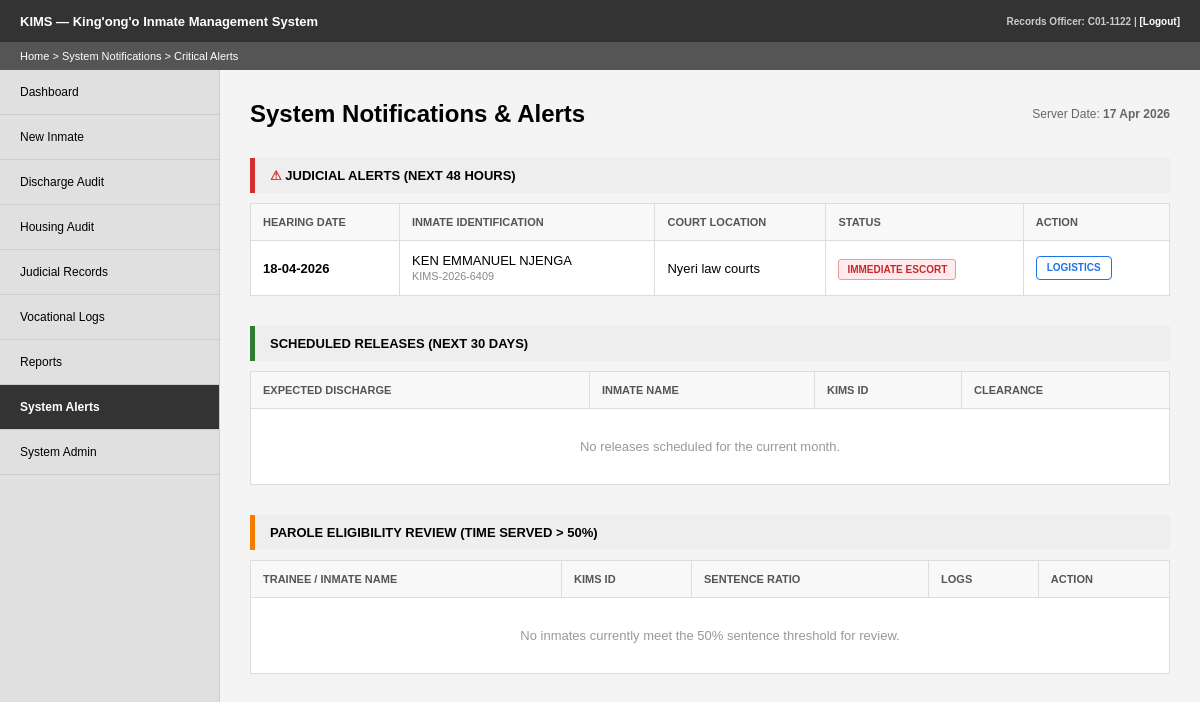
Screenshot of /alerts.php (signed in) with the database file from the repository.
### tables this page shows
CREATE TABLE `court_records` (
  `record_id` int(11) NOT NULL,
  `inmate_id` int(11) DEFAULT NULL,
  `court_name` varchar(100) DEFAULT NULL,
  `next_hearing_date` date DEFAULT NULL,
  `remarks` text DEFAULT NULL,
  `zoom_link` varchar(255) DEFAULT NULL
);

CREATE TABLE `inmates` (
  `inmate_id` int(11) NOT NULL,
  `kims_id` varchar(20) NOT NULL,
  `full_name` varchar(100) NOT NULL,
  `offence_category` varchar(100) DEFAULT NULL,
  `date_admitted` date DEFAULT NULL,
  `block_id` int(11) DEFAULT NULL,
  `status` varchar(20) DEFAULT 'In Custody',
  `discharged_by` varchar(255) DEFAULT NULL,
  `id_number` varchar(9) DEFAULT NULL,
  `dob` date DEFAULT NULL,
  `gender` varchar(10) DEFAULT NULL,
  `photo_url` varchar(255) DEFAULT 'default.png',
  `edd` date DEFAULT NULL,
  `sentence_years` decimal(5,2) DEFAULT NULL
);

### alerts.php (the view, shortened to what this page needs)
<?php
include 'db_connect.php';
$today = date('Y-m-d');
$court_alert_date = date('Y-m-d', strtotime('+2 days'));
$court_alerts = $conn->query("SELECT c.*, i.full_name, i.kims_id FROM court_records c JOIN inmates i ON c.inmate_id = i.inmate_id WHERE c.next_hearing_date BETWEEN '$today' AND '$court_alert_date' ORDER BY c.next_hearing_date ASC");
$release_alert_date = date('Y-m-d', strtotime('+30 days'));
$release_alerts = $conn->query("SELECT inmate_id, full_name, kims_id, edd FROM inmates WHERE edd BETWEEN '$today' AND '$release_alert_date' ORDER BY edd ASC");
$parole_alerts_query = "SELECT inmate_id, full_name, kims_id, date_admitted, sentence_years, edd
                        FROM inmates
                        WHERE status = 'In Custody'
                        AND DATEDIFF('$today', date_admitted) >= (DATEDIFF(edd, date_admitted) / 2)";
$parole_alerts = $conn->query($parole_alerts_query);
?>
<!DOCTYPE html>
<html lang="en">
<head>
    <link rel="stylesheet" href="style.css">
</head>
<body>
    <header class="top-nav">
        <div class="logo">KIMS — King'ong'o Inmate Management System</div>
        <div class="user-info">
            Records Officer: <?php echo $_SESSION['username']; ?> | <a href="logout.php">[Logout]</a>
        </div>
    </header>
    <nav class="breadcrumb">Home > System Notifications > Critical Alerts</nav>
    <div class="main-container">
        <?php include 'sidebar.php'; ?>
        <main class="content">
            <div class="header-actions">
                <h2 style="margin:0;">System Notifications & Alerts</h2>
                <div style="font-size: 12px; color: #666;">Server Date: <strong><?php echo date('d M Y'); ?></strong></div>
            </div>
            <div class="section-header-bar" style="border-left-color: #d32f2f;">
                <span style="color: #d32f2f;">⚠</span> Judicial Alerts (Next 48 Hours)
            </div>
            <table class="report-table">
                <thead>
                    <tr>
                        <th>HEARING DATE</th>
                        <th>INMATE IDENTIFICATION</th>
                        <th>COURT LOCATION</th>
                        <th>STATUS</th>
                        <th>ACTION</th>
                    </tr>
                </thead>
                <tbody>
                    <?php if ($court_alerts && $court_alerts->num_rows > 0): ?>
                        <?php while($ca = $court_alerts->fetch_assoc()): ?>
                            <tr>
                                <td><strong><?php echo date('d-m-Y', strtotime($ca['next_hearing_date'])); ?></strong></td>
                                <td><?php echo strtoupper($ca['full_name']); ?><br><small style="color:#888;"><?php echo $ca['kims_id']; ?></small></td>
                                <td><?php echo $ca['court_name']; ?></td>
                                <td><span class="alert-badge badge-urgent">Immediate Escort</span></td>
                                <td><a href="judicial.php?search_id=<?php echo $ca['kims_id']; ?>" class="btn-action btn-view">LOGISTICS</a></td>
                            </tr>
                        <?php endwhile; ?>
                    <?php else: ?>
                        <tr><td colspan="5" style="text-align:center; padding: 30px; color: #999;">No upcoming court dates in the immediate 48-hour window.</td></tr>
                    <?php endif; ?>
                </tbody>
            </table>
            <div class="section-header-bar" style="border-left-color: #2e7d32;">
                Scheduled Releases (Next 30 Days)
            </div>
            <table class="report-table">
                <thead>
                    <tr>
                        <th>EXPECTED DISCHARGE</th>
                        <th>INMATE NAME</th>
                        <th>KIMS ID</th>
                        <th>CLEARANCE</th>
                    </tr>
                </thead>
                <tbody>
                    <?php if ($release_alerts && $release_alerts->num_rows > 0): ?>
                        <?php while($ra = $release_alerts->fetch_assoc()): ?>
                            <tr>
                                <td><strong><?php echo date('d-m-Y', strtotime($ra['edd'])); ?></strong></td>
                                <td><?php echo strtoupper($ra['full_name']); ?></td>
                                <td><?php echo $ra['kims_id']; ?></td>
                                <td><span class="alert-badge badge-info">Pending Final Review</span></td>
                            </tr>
                        <?php endwhile; ?>
                    <?php else: ?>
                        <tr><td colspan="4" style="text-align:center; padding: 30px; color: #999;">No releases scheduled for the current month.</td></tr>
                    <?php endif; ?>
                </tbody>
            </table>
            <div class="section-header-bar" style="border-left-color: #f57c00;">
                Parole Eligibility Review (Time Served > 50%)
            </div>
            <table class="report-table">
                <thead>
                    <tr>
                        <th>TRAINEE / INMATE NAME</th>
                        <th>KIMS ID</th>
                        <th>SENTENCE RATIO</th>
                        <th>LOGS</th>
                        <th>ACTION</th>
                    </tr>
                </thead>
                <tbody>
                    <?php if ($parole_alerts && $parole_alerts->num_rows > 0): ?>
                        <?php while($pa = $parole_alerts->fetch_assoc()): ?>
                            <tr>
                                <td><?php echo strtoupper($pa['full_name']); ?></td>
                                <td><?php echo $pa['kims_id']; ?></td>
                                <td><strong style="color: #f57c00;">ELIGIBLE</strong></td>
                                <td><a href="kazi.php?search_id=<?php echo $pa['kims_id']; ?>" class="btn-action" style="text-decoration:none;">VIEW LOGS</a></td>
                                <td>
                                    <form action="initiate_parole_review.php" method="POST" style="display:inline;">
                                        <input type="hidden" name="inmate_id" value="<?php echo $pa['inmate_id']; ?>">
                                        <input type="hidden" name="kims_id" value="<?php echo $pa['kims_id']; ?>">
                                        <button type="submit" class="btn-action btn-view" style="cursor:pointer; border:none;" onclick="return confirm('OFFICIAL ACTION: Are you sure you want to formally initiate a Parole Board Review for <?php echo htmlspecialchars($pa['full_name']); ?>?');">INITIATE REVIEW</button>
                                    </form>
                                </td>
                            </tr>
                        <?php endwhile; ?>
                    <?php else: ?>
                        <tr><td colspan="5" style="text-align:center; padding: 30px; color: #999;">No inmates currently meet the 50% sentence threshold for review.</td></tr>
                    <?php endif; ?>
                </tbody>
            </table>
        </main>
    </div>
</body>
</html>

### style.css (style rules this page uses)
* { margin: 0; padding: 0; box-sizing: border-box; font-family: Arial, sans-serif; }
body { background-color: #f4f4f4; }
.top-nav { background-color: #333333; color: #ffffff; height: 42px; display: flex; justify-content: space-between; align-items: center; padding: 0 20px; font-weight: bold; font-size: 13px; }
.user-info { color: #cccccc; font-size: 10px; }
.user-info a { color: #ffffff; text-decoration: none; }
.breadcrumb { background-color: #555555; color: #ffffff; padding: 8px 20px; font-size: 11px; }
.main-container { display: flex; min-height: calc(100vh - 72px); }
.content { flex-grow: 1; padding: 30px; }
.header-actions { display: flex; justify-content: space-between; align-items: center; margin-bottom: 10px; }
.report-table { width: 100%; border-collapse: collapse; margin-top: 10px; border: 1px solid #ccc; }
.report-table th { background: #f9f9f9; text-align: left; padding: 10px; border: 1px solid #ccc; font-size: 12px; text-transform: uppercase; }
.report-table td { padding: 10px; border: 1px solid #eee; font-size: 13px; }
.btn-action { display: inline-block; padding: 6px 10px; font-size: 10px; font-weight: bold; text-transform: uppercase; text-decoration: none; border-radius: 4px; cursor: pointer; border: 1px solid #ccc; background-color: #fff; color: #555; line-height: 1; margin-right: 5px; }
.btn-view { border-color: #1a73e8; color: #1a73e8; }

### alerts.php (style rules this page uses)
.alert-badge { padding: 4px 8px; border-radius: 3px; font-size: 10px; font-weight: bold; text-transform: uppercase; }
.badge-urgent { background: #ffebee; color: #c62828; border: 1px solid #ef9a9a; }
.report-table { width: 100%; border-collapse: collapse; border: 1px solid #ddd; background: #fff; }
.report-table th { background: #f8f8f8; text-align: left; padding: 12px; border: 1px solid #ddd; font-size: 11px; color: #555; }
.report-table td { padding: 12px; border: 1px solid #ddd; font-size: 13px; }
.section-header-bar { background: #eee; padding: 10px 15px; font-weight: bold; border-left: 5px solid #333; margin: 30px 0 10px 0; font-size: 13px; text-transform: uppercase; }

### rows the page displays
court_records: next_hearing_date "18-04-2026", inmate.full_name "KEN EMMANUEL NJENGA", inmate.kims_id "KIMS-2026-6409", court_name "Nyeri law courts"

### other values shown
$_SESSION['username'] "C01-1122"
